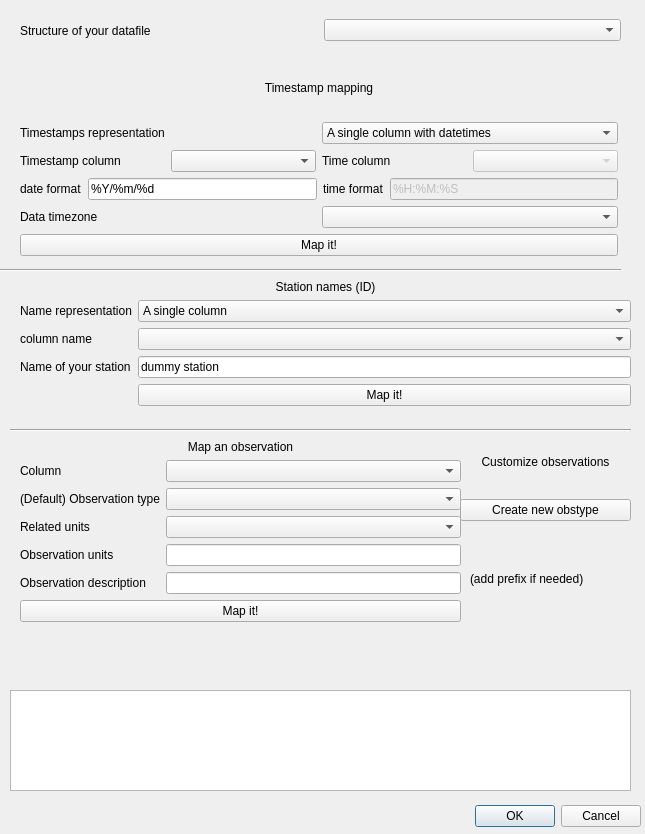
<?xml version="1.0" encoding="UTF-8"?>
<ui version="4.0">
 <class>Dialog</class>
 <widget class="QDialog" name="Dialog">
  <property name="geometry">
   <rect>
    <x>0</x>
    <y>0</y>
    <width>645</width>
    <height>834</height>
   </rect>
  </property>
  <property name="windowTitle">
   <string>Dialog</string>
  </property>
  <widget class="QDialogButtonBox" name="buttonBox">
   <property name="geometry">
    <rect>
     <x>20</x>
     <y>800</y>
     <width>621</width>
     <height>32</height>
    </rect>
   </property>
   <property name="orientation">
    <enum>Qt::Horizontal</enum>
   </property>
   <property name="standardButtons">
    <set>QDialogButtonBox::Cancel|QDialogButtonBox::Ok</set>
   </property>
  </widget>
  <widget class="QWidget" name="formLayoutWidget">
   <property name="geometry">
    <rect>
     <x>20</x>
     <y>440</y>
     <width>441</width>
     <height>228</height>
    </rect>
   </property>
   <layout class="QFormLayout" name="formLayout">
    <item row="1" column="0">
     <widget class="QLabel" name="label_11">
      <property name="text">
       <string>Column</string>
      </property>
     </widget>
    </item>
    <item row="1" column="1">
     <widget class="QComboBox" name="column_spinner"/>
    </item>
    <item row="2" column="0">
     <widget class="QLabel" name="label_50">
      <property name="text">
       <string>(Default) Observation type</string>
      </property>
     </widget>
    </item>
    <item row="2" column="1">
     <widget class="QComboBox" name="obs_type"/>
    </item>
    <item row="3" column="0">
     <widget class="QLabel" name="label_51">
      <property name="text">
       <string>Related units</string>
      </property>
     </widget>
    </item>
    <item row="3" column="1">
     <widget class="QComboBox" name="related_units"/>
    </item>
    <item row="6" column="0">
     <widget class="QLabel" name="label_52">
      <property name="text">
       <string>Observation description</string>
      </property>
     </widget>
    </item>
    <item row="6" column="1">
     <widget class="QLineEdit" name="obs_desc">
      <property name="enabled">
       <bool>true</bool>
      </property>
     </widget>
    </item>
    <item row="7" column="0" colspan="2">
     <widget class="QPushButton" name="map_obstype_but">
      <property name="text">
       <string>Map it!</string>
      </property>
     </widget>
    </item>
    <item row="0" column="0" colspan="2">
     <widget class="QLabel" name="label_3">
      <property name="text">
       <string>Map an observation</string>
      </property>
      <property name="alignment">
       <set>Qt::AlignCenter</set>
      </property>
      <property name="textInteractionFlags">
       <set>Qt::LinksAccessibleByMouse</set>
      </property>
     </widget>
    </item>
    <item row="5" column="0">
     <widget class="QLabel" name="label_53">
      <property name="text">
       <string>Observation units</string>
      </property>
     </widget>
    </item>
    <item row="5" column="1">
     <widget class="QLineEdit" name="cur_unit"/>
    </item>
   </layout>
  </widget>
  <widget class="QPlainTextEdit" name="mapping_info">
   <property name="geometry">
    <rect>
     <x>10</x>
     <y>690</y>
     <width>621</width>
     <height>101</height>
    </rect>
   </property>
  </widget>
  <widget class="QWidget" name="verticalLayoutWidget_11">
   <property name="geometry">
    <rect>
     <x>460</x>
     <y>430</y>
     <width>171</width>
     <height>91</height>
    </rect>
   </property>
   <layout class="QVBoxLayout" name="verticalLayout_23">
    <item>
     <widget class="QLabel" name="label_4">
      <property name="text">
       <string>Customize observations</string>
      </property>
      <property name="alignment">
       <set>Qt::AlignCenter</set>
      </property>
     </widget>
    </item>
    <item>
     <widget class="QPushButton" name="add_obstype">
      <property name="text">
       <string>Create new obstype</string>
      </property>
     </widget>
    </item>
   </layout>
  </widget>
  <widget class="QWidget" name="formLayoutWidget_3">
   <property name="geometry">
    <rect>
     <x>20</x>
     <y>280</y>
     <width>611</width>
     <height>143</height>
    </rect>
   </property>
   <layout class="QFormLayout" name="formLayout_3">
    <item row="0" column="0" colspan="2">
     <widget class="QLabel" name="label_2">
      <property name="text">
       <string>Station names (ID)</string>
      </property>
      <property name="alignment">
       <set>Qt::AlignCenter</set>
      </property>
     </widget>
    </item>
    <item row="1" column="0">
     <widget class="QLabel" name="label_8">
      <property name="text">
       <string>Name representation</string>
      </property>
     </widget>
    </item>
    <item row="1" column="1">
     <widget class="QComboBox" name="name_repr">
      <item>
       <property name="text">
        <string>A single column</string>
       </property>
      </item>
      <item>
       <property name="text">
        <string>All columns represent stations</string>
       </property>
      </item>
      <item>
       <property name="text">
        <string>Not a column (= single station)</string>
       </property>
      </item>
     </widget>
    </item>
    <item row="2" column="0">
     <widget class="QLabel" name="label_9">
      <property name="text">
       <string>column name</string>
      </property>
     </widget>
    </item>
    <item row="2" column="1">
     <widget class="QComboBox" name="name_col_spinner"/>
    </item>
    <item row="3" column="0">
     <widget class="QLabel" name="label_10">
      <property name="text">
       <string>Name of your station</string>
      </property>
     </widget>
    </item>
    <item row="3" column="1">
     <widget class="QLineEdit" name="single_station_name">
      <property name="text">
       <string>dummy station</string>
      </property>
     </widget>
    </item>
    <item row="4" column="1">
     <widget class="QPushButton" name="map_name_but">
      <property name="text">
       <string>Map it!</string>
      </property>
     </widget>
    </item>
   </layout>
  </widget>
  <widget class="Line" name="line">
   <property name="geometry">
    <rect>
     <x>0</x>
     <y>260</y>
     <width>621</width>
     <height>20</height>
    </rect>
   </property>
   <property name="orientation">
    <enum>Qt::Horizontal</enum>
   </property>
  </widget>
  <widget class="Line" name="line_2">
   <property name="geometry">
    <rect>
     <x>10</x>
     <y>420</y>
     <width>621</width>
     <height>20</height>
    </rect>
   </property>
   <property name="orientation">
    <enum>Qt::Horizontal</enum>
   </property>
  </widget>
  <widget class="QWidget" name="verticalLayoutWidget">
   <property name="geometry">
    <rect>
     <x>20</x>
     <y>60</y>
     <width>598</width>
     <height>196</height>
    </rect>
   </property>
   <layout class="QVBoxLayout" name="verticalLayout">
    <item>
     <widget class="QLabel" name="label">
      <property name="text">
       <string>Timestamp mapping</string>
      </property>
      <property name="alignment">
       <set>Qt::AlignCenter</set>
      </property>
     </widget>
    </item>
    <item>
     <layout class="QHBoxLayout" name="horizontalLayout">
      <item>
       <widget class="QLabel" name="label_5">
        <property name="text">
         <string>Timestamps representation</string>
        </property>
       </widget>
      </item>
      <item>
       <widget class="QComboBox" name="timestamp_repr_spinner">
        <property name="editable">
         <bool>false</bool>
        </property>
        <property name="currentText">
         <string>A single column with datetimes</string>
        </property>
        <item>
         <property name="text">
          <string>A single column with datetimes</string>
         </property>
        </item>
        <item>
         <property name="text">
          <string>A data column and a time column</string>
         </property>
        </item>
       </widget>
      </item>
     </layout>
    </item>
    <item>
     <layout class="QHBoxLayout" name="horizontalLayout_3">
      <item>
       <widget class="QLabel" name="dt_label1">
        <property name="text">
         <string>Timestamp column</string>
        </property>
       </widget>
      </item>
      <item>
       <widget class="QComboBox" name="dt_col1_spinner"/>
      </item>
      <item>
       <widget class="QLabel" name="dt_label2">
        <property name="text">
         <string>Time column</string>
        </property>
       </widget>
      </item>
      <item>
       <widget class="QComboBox" name="dt_col2_spinner">
        <property name="enabled">
         <bool>false</bool>
        </property>
       </widget>
      </item>
     </layout>
    </item>
    <item>
     <layout class="QHBoxLayout" name="horizontalLayout_4">
      <item>
       <widget class="QLabel" name="date_fmt_label">
        <property name="text">
         <string>date format</string>
        </property>
       </widget>
      </item>
      <item>
       <widget class="QLineEdit" name="date_fmt">
        <property name="text">
         <string>%Y/%m/%d</string>
        </property>
       </widget>
      </item>
      <item>
       <widget class="QLabel" name="label_7">
        <property name="text">
         <string>time format</string>
        </property>
       </widget>
      </item>
      <item>
       <widget class="QLineEdit" name="time_fmt">
        <property name="enabled">
         <bool>false</bool>
        </property>
        <property name="text">
         <string>%H:%M:%S</string>
        </property>
       </widget>
      </item>
     </layout>
    </item>
    <item>
     <layout class="QHBoxLayout" name="horizontalLayout_2">
      <item>
       <widget class="QLabel" name="label_54">
        <property name="maximumSize">
         <size>
          <width>342</width>
          <height>16777215</height>
         </size>
        </property>
        <property name="text">
         <string>Data timezone</string>
        </property>
       </widget>
      </item>
      <item>
       <widget class="QComboBox" name="timezone_spinner"/>
      </item>
     </layout>
    </item>
    <item>
     <widget class="QPushButton" name="map_time_but">
      <property name="text">
       <string>Map it!</string>
      </property>
     </widget>
    </item>
   </layout>
  </widget>
  <widget class="QWidget" name="horizontalLayoutWidget">
   <property name="geometry">
    <rect>
     <x>20</x>
     <y>10</y>
     <width>601</width>
     <height>41</height>
    </rect>
   </property>
   <layout class="QHBoxLayout" name="horizontalLayout_5">
    <item>
     <widget class="QLabel" name="label_12">
      <property name="text">
       <string>Structure of your datafile</string>
      </property>
     </widget>
    </item>
    <item>
     <widget class="QComboBox" name="browse_format"/>
    </item>
   </layout>
  </widget>
  <widget class="QLabel" name="label_6">
   <property name="geometry">
    <rect>
     <x>470</x>
     <y>570</y>
     <width>151</width>
     <height>17</height>
    </rect>
   </property>
   <property name="text">
    <string>(add prefix if needed)</string>
   </property>
  </widget>
 </widget>
 <resources/>
 <connections>
  <connection>
   <sender>buttonBox</sender>
   <signal>accepted()</signal>
   <receiver>Dialog</receiver>
   <slot>accept()</slot>
   <hints>
    <hint type="sourcelabel">
     <x>248</x>
     <y>254</y>
    </hint>
    <hint type="destinationlabel">
     <x>157</x>
     <y>274</y>
    </hint>
   </hints>
  </connection>
  <connection>
   <sender>buttonBox</sender>
   <signal>rejected()</signal>
   <receiver>Dialog</receiver>
   <slot>reject()</slot>
   <hints>
    <hint type="sourcelabel">
     <x>316</x>
     <y>260</y>
    </hint>
    <hint type="destinationlabel">
     <x>286</x>
     <y>274</y>
    </hint>
   </hints>
  </connection>
 </connections>
</ui>
